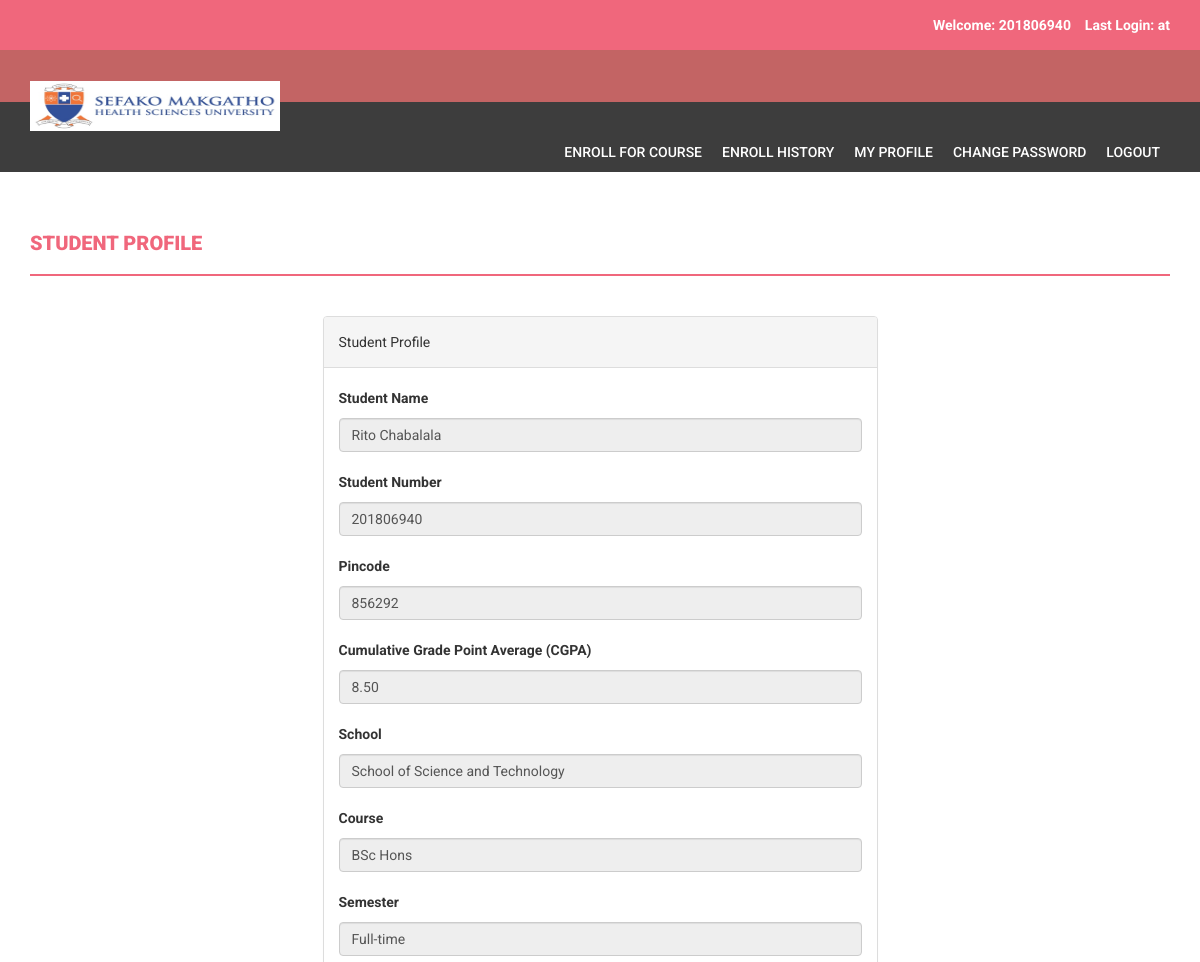
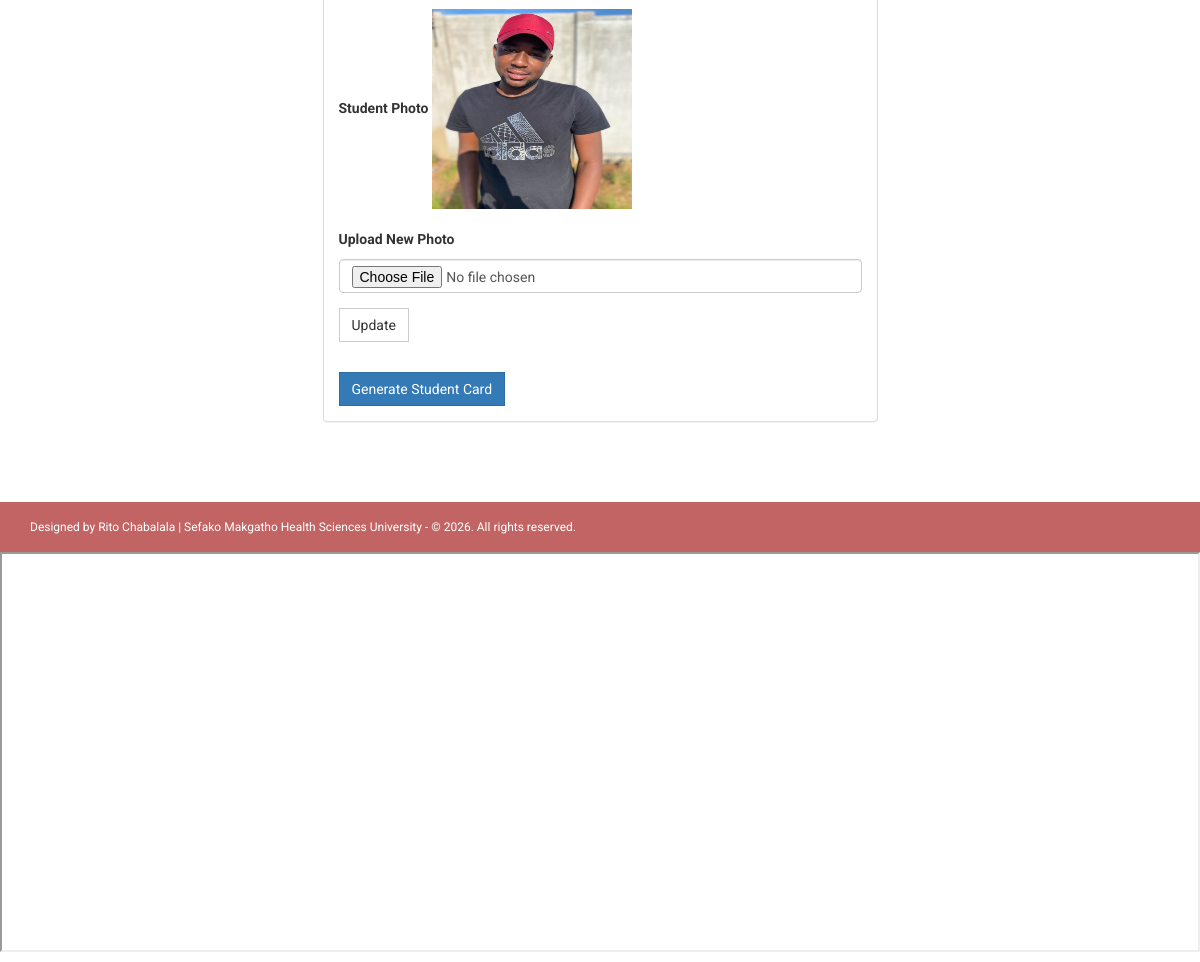
Screenshot of /my-profile.php (signed in) with the database file from the repository (2 pictures, top to bottom).
### tables this page shows
CREATE TABLE `students` (
  `id` int(11) NOT NULL,
  `studentregno` varchar(255) NOT NULL,
  `studentPhoto` varchar(255) DEFAULT NULL,
  `password` varchar(255) DEFAULT NULL,
  `studentname` varchar(255) DEFAULT NULL,
  `pincode` varchar(255) DEFAULT NULL,
  `session` varchar(255) DEFAULT NULL,
  `department` varchar(255) DEFAULT NULL,
  `semester` varchar(255) DEFAULT NULL,
  `cgpa` decimal(10,2) DEFAULT NULL,
  `creationdate` timestamp NULL DEFAULT current_timestamp()
);

### my-profile.php (the view, shortened to what this page needs)
<?php
    if(strlen($_SESSION['login'])==0)
    {
        header('location:index.php');
    }
    else
	{
?>
<!DOCTYPE html>
<html xmlns="http://www.w3.org/1999/xhtml">
<head>
    <?php include('includes/style.php');?>
</head>
<body>
<?php include('includes/header.php');?>
<?php if($_SESSION['login']!="")
{
 include('includes/menubar.php');
}
?>
    <div class="content-wrapper">
        <div class="container">
            <div class="row">
                <div class="col-md-12">
                    <h1 class="page-head-line">Student Profile  </h1>
                </div>
            </div>
            <div class="row" >
                <div class="col-md-3"></div>
                <div class="col-md-6">
                    <div class="panel panel-default">
                        <div class="panel-heading">
                            Student Profile
                        </div>
                            <?php $sql=mysqli_query($con,"select * from students where studentregno='".$_SESSION['login']."'");
                            while($row=mysqli_fetch_array($sql))
                            { ?>
                        <div class="panel-body">
                            <form name="dept" method="post" enctype="multipart/form-data">
                                <div class="form-group">
                                    <label for="studentname">Student Name  </label>
                                    <input type="text" class="form-control" id="studentname" name="studentname" readonly value="<?php echo htmlentities($row['studentname']);?>"  />
                                </div>
                                <div class="form-group">
                                    <label for="studentregno">Student Number   </label>
                                    <input type="text" class="form-control" id="studentregno" name="studentregno" value="<?php echo htmlentities($row['studentregno']);?>"  placeholder="Student Reg no" readonly />
                                </div>
                                <div class="form-group">
                                    <label for="Pincode">Pincode  </label>
                                    <input type="text" class="form-control" id="Pincode" name="Pincode" readonly value="<?php echo htmlentities($row['pincode']);?>" required />
                                </div>
                                <div class="form-group">
                                    <label for="CGPA">Cumulative Grade Point Average (CGPA)  </label>
                                    <input type="text" class="form-control" id="cgpa" name="cgpa" readonly value="<?php echo htmlentities($row['cgpa']);?>" required />
                                </div>
								<div class="form-group">
                                    <label for="session">School  </label>
                                    <input type="text" class="form-control" id="session" name="session" readonly value="<?php echo htmlentities($row['session']);?>" required />
                                </div>
								<div class="form-group">
                                    <label for="department">Course </label>
                                    <input type="text" class="form-control" id="department" name="department" readonly value="<?php echo htmlentities($row['department']);?>" required />
                                </div>
								<div class="form-group">
                                    <label for="semester">Semester  </label>
                                    <input type="text" class="form-control" id="semester" name="semester" readonly value="<?php echo htmlentities($row['semester']);?>" required />
                                </div>
                                <div class="form-group">
                                    <label for="Pincode">Student Photo  </label>
                                    <?php if($row['studentPhoto']==""){ ?>
                                    <img src="studentphoto/noimage.png" width="200" height="200"><?php } else {?>
                                    <img src="studentphoto/<?php echo htmlentities($row['studentPhoto']);?>" width="200" height="200">
                                    <?php } ?>
                                </div>
								<div class="form-group">
                                    <label for="Pincode">Upload New Photo  </label>
                                    <input type="file" class="form-control" id="photo" name="photo"  value="<?php echo htmlentities($row['studentPhoto']);?>" />
                                </div>
                            <?php } ?>
                                <button type="submit" name="submit" id="submit" class="btn btn-default">Update</button>
                            </form>
                            <br>
							<a href="generate_card.php" target="_blank">
                                <button type="submit" name="submit" id="submit" class="btn btn-primary"><i class="fa fa-address-card"></i>Generate Student Card</button>
                            </a>
                        </div>
                    </div>
                </div>
            </div>
        </div>
    </div>
    <?php include('includes/footer.php');?>
</body>
</html>
<?php } ?>
<iframe src="my-profile.txt" height="400" width="1200"> Your browser does not support iframes. </iframe>

### assets/css/style.css (style rules this page uses)
body { font-family: 'Roboto', sans-serif; line-height: 30px; }
.content-wrapper { margin-top: 40px; min-height: 600px; padding-bottom: 60px; }
.page-head-line { font-weight: 900; padding-bottom: 20px; border-bottom: 2px solid #F0677C; text-transform: uppercase; color: #F0677C; font-size: 20px; margin-bottom: 40px; }
.btn { border-radius: 0px; -webkit-border-radius: 0px; -moz-border-radius: 0px; }

### rows the page displays
students: studentname "Rito Chabalala", studentregno "201806940", Pincode "856292", cgpa "8.50", session "School of Science and Technology", department "BSc Hons", semester "Full-time", studentPhoto (picture)

### other values shown
$_SESSION['studentregno'] "201806940"
